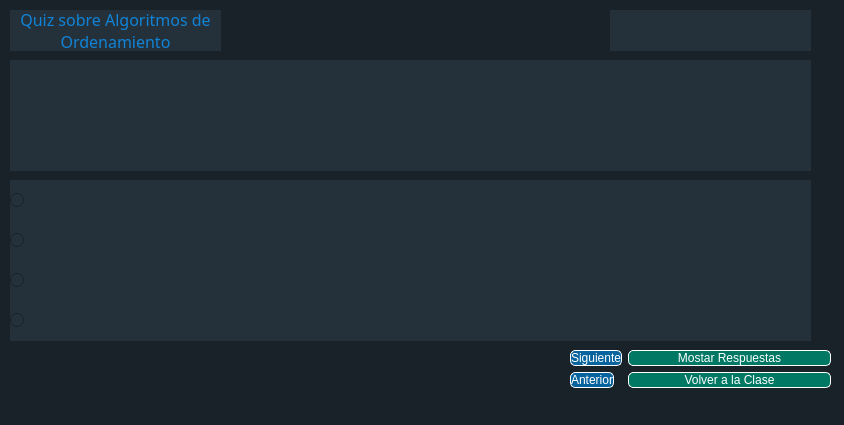
<?xml version="1.0" encoding="UTF-8"?>
<ui version="4.0">
 <class>Preguntas_Leccion_Alg</class>
 <widget class="QMainWindow" name="Preguntas_Leccion_Alg">
  <property name="geometry">
   <rect>
    <x>0</x>
    <y>0</y>
    <width>844</width>
    <height>425</height>
   </rect>
  </property>
  <property name="sizePolicy">
   <sizepolicy hsizetype="Preferred" vsizetype="Preferred">
    <horstretch>0</horstretch>
    <verstretch>0</verstretch>
   </sizepolicy>
  </property>
  <property name="minimumSize">
   <size>
    <width>844</width>
    <height>425</height>
   </size>
  </property>
  <property name="maximumSize">
   <size>
    <width>844</width>
    <height>425</height>
   </size>
  </property>
  <property name="windowTitle">
   <string>MainWindow</string>
  </property>
  <property name="styleSheet">
   <string notr="true">
background-color: rgb(25, 34, 41);</string>
  </property>
  <widget class="QWidget" name="centralwidget">
   <widget class="QLabel" name="questionLabel">
    <property name="geometry">
     <rect>
      <x>10</x>
      <y>60</y>
      <width>801</width>
      <height>111</height>
     </rect>
    </property>
    <property name="font">
     <font>
      <family>Arial Rounded MT Bold</family>
      <pointsize>12</pointsize>
      <bold>false</bold>
     </font>
    </property>
    <property name="layoutDirection">
     <enum>Qt::LeftToRight</enum>
    </property>
    <property name="styleSheet">
     <string notr="true">background-color: rgb(33, 46, 54);
background-color: rgb(36, 49, 59);
border-top-color: rgb(42, 59, 71);
border-right-color: rgb(42, 59, 71);
border-buttom-color: rgb(42, 59, 71);
border-left-color: rgb(42, 59, 71);
color: rgb(16, 131, 214);</string>
    </property>
    <property name="text">
     <string/>
    </property>
    <property name="scaledContents">
     <bool>true</bool>
    </property>
    <property name="alignment">
     <set>Qt::AlignCenter</set>
    </property>
    <property name="wordWrap">
     <bool>true</bool>
    </property>
   </widget>
   <widget class="QLabel" name="label_2">
    <property name="geometry">
     <rect>
      <x>290</x>
      <y>10</y>
      <width>61</width>
      <height>21</height>
     </rect>
    </property>
    <property name="styleSheet">
     <string notr="true"/>
    </property>
    <property name="text">
     <string/>
    </property>
   </widget>
   <widget class="QRadioButton" name="option3RadioButton">
    <property name="geometry">
     <rect>
      <x>10</x>
      <y>260</y>
      <width>801</width>
      <height>41</height>
     </rect>
    </property>
    <property name="font">
     <font>
      <family>Arial Rounded MT Bold</family>
      <pointsize>8</pointsize>
     </font>
    </property>
    <property name="styleSheet">
     <string notr="true">background-color: rgb(33, 46, 54);
background-color: rgb(36, 49, 59);
border-top-color: rgb(42, 59, 71);
border-right-color: rgb(42, 59, 71);
border-buttom-color: rgb(42, 59, 71);
border-left-color: rgb(42, 59, 71);
color: rgb(200, 205, 192);
</string>
    </property>
    <property name="text">
     <string/>
    </property>
   </widget>
   <widget class="QLabel" name="nota">
    <property name="geometry">
     <rect>
      <x>610</x>
      <y>10</y>
      <width>201</width>
      <height>41</height>
     </rect>
    </property>
    <property name="font">
     <font>
      <family>Arial Rounded MT Bold</family>
      <pointsize>12</pointsize>
     </font>
    </property>
    <property name="styleSheet">
     <string notr="true">background-color: rgb(33, 46, 54);
background-color: rgb(36, 49, 59);
border-top-color: rgb(42, 59, 71);
border-right-color: rgb(42, 59, 71);
border-buttom-color: rgb(42, 59, 71);
border-left-color: rgb(42, 59, 71);
color: rgb(16, 131, 214);</string>
    </property>
    <property name="text">
     <string/>
    </property>
    <property name="wordWrap">
     <bool>true</bool>
    </property>
   </widget>
   <widget class="QRadioButton" name="option1RadioButton">
    <property name="geometry">
     <rect>
      <x>10</x>
      <y>180</y>
      <width>801</width>
      <height>41</height>
     </rect>
    </property>
    <property name="font">
     <font>
      <family>Arial Rounded MT Bold</family>
      <pointsize>8</pointsize>
     </font>
    </property>
    <property name="styleSheet">
     <string notr="true">background-color: rgb(33, 46, 54);
background-color: rgb(36, 49, 59);
border-top-color: rgb(42, 59, 71);
border-right-color: rgb(42, 59, 71);
border-buttom-color: rgb(42, 59, 71);
border-left-color: rgb(42, 59, 71);
color: rgb(200, 205, 192);
</string>
    </property>
    <property name="text">
     <string/>
    </property>
    <property name="shortcut">
     <string notr="true"/>
    </property>
   </widget>
   <widget class="QWidget" name="formLayoutWidget">
    <property name="geometry">
     <rect>
      <x>570</x>
      <y>350</y>
      <width>261</width>
      <height>51</height>
     </rect>
    </property>
    <layout class="QFormLayout" name="formLayout_2">
     <item row="0" column="1">
      <widget class="QPushButton" name="btnMostrarRespuestas_2">
       <property name="styleSheet">
        <string notr="true">border-style: solid;
border-width: 1px;
;
background-color: rgb(0, 120, 100);
color: rgb(255, 255, 255);
border-radius: 5px;
</string>
       </property>
       <property name="text">
        <string>Mostar Respuestas</string>
       </property>
       <property name="icon">
        <iconset resource="imagenes.qrc">
         <normaloff>:/images/images/Respuestas.png</normaloff>:/images/images/Respuestas.png</iconset>
       </property>
      </widget>
     </item>
     <item row="1" column="1">
      <widget class="QPushButton" name="botonVolver_2">
       <property name="styleSheet">
        <string notr="true">border-style: solid;
border-width: 1px;
;
background-color: rgb(0, 120, 100);
color: rgb(255, 255, 255);
border-radius: 5px;
</string>
       </property>
       <property name="text">
        <string>Volver a la Clase</string>
       </property>
       <property name="icon">
        <iconset resource="imagenes.qrc">
         <normaloff>:/images/images/Menu.png</normaloff>:/images/images/Menu.png</iconset>
       </property>
      </widget>
     </item>
     <item row="1" column="0">
      <widget class="QPushButton" name="BotonAnterior_2">
       <property name="styleSheet">
        <string notr="true">border-style: solid;
border-width: 1px;
;
background-color: rgb(129, 120, 255);
background-color: rgb(255, 176, 248);
color: rgb(255, 255, 255);
background-color: rgb(7, 99, 157);
border-radius: 5px;</string>
       </property>
       <property name="text">
        <string>Anterior</string>
       </property>
       <property name="icon">
        <iconset resource="imagenes.qrc">
         <normaloff>:/images/images/Anterior.png</normaloff>:/images/images/Anterior.png</iconset>
       </property>
      </widget>
     </item>
     <item row="0" column="0">
      <widget class="QPushButton" name="BotonSiguiente_2">
       <property name="styleSheet">
        <string notr="true">border-style: solid;
border-width: 1px;
;
background-color: rgb(129, 120, 255);
background-color: rgb(255, 176, 248);
color: rgb(255, 255, 255);
background-color: rgb(7, 99, 157);
border-radius: 5px;</string>
       </property>
       <property name="text">
        <string>Siguiente</string>
       </property>
       <property name="icon">
        <iconset resource="imagenes.qrc">
         <normaloff>:/images/images/Siguiente.png</normaloff>:/images/images/Siguiente.png</iconset>
       </property>
      </widget>
     </item>
    </layout>
   </widget>
   <widget class="QRadioButton" name="option4RadioButton">
    <property name="geometry">
     <rect>
      <x>10</x>
      <y>300</y>
      <width>801</width>
      <height>41</height>
     </rect>
    </property>
    <property name="font">
     <font>
      <family>Arial Rounded MT Bold</family>
      <pointsize>8</pointsize>
     </font>
    </property>
    <property name="styleSheet">
     <string notr="true">background-color: rgb(33, 46, 54);
background-color: rgb(36, 49, 59);
border-top-color: rgb(42, 59, 71);
border-right-color: rgb(42, 59, 71);
border-buttom-color: rgb(42, 59, 71);
border-left-color: rgb(42, 59, 71);
color: rgb(200, 205, 192);
</string>
    </property>
    <property name="text">
     <string/>
    </property>
   </widget>
   <widget class="QLabel" name="iD">
    <property name="geometry">
     <rect>
      <x>400</x>
      <y>10</y>
      <width>131</width>
      <height>21</height>
     </rect>
    </property>
    <property name="styleSheet">
     <string notr="true"/>
    </property>
    <property name="text">
     <string/>
    </property>
   </widget>
   <widget class="QLabel" name="label">
    <property name="geometry">
     <rect>
      <x>10</x>
      <y>10</y>
      <width>211</width>
      <height>41</height>
     </rect>
    </property>
    <property name="font">
     <font>
      <family>Arial Rounded MT Bold</family>
      <pointsize>12</pointsize>
     </font>
    </property>
    <property name="styleSheet">
     <string notr="true">background-color: rgb(33, 46, 54);
background-color: rgb(36, 49, 59);
border-top-color: rgb(42, 59, 71);
border-right-color: rgb(42, 59, 71);
border-buttom-color: rgb(42, 59, 71);
border-left-color: rgb(42, 59, 71);
color: rgb(16, 131, 214);</string>
    </property>
    <property name="text">
     <string>Quiz sobre Algoritmos de Ordenamiento</string>
    </property>
    <property name="alignment">
     <set>Qt::AlignCenter</set>
    </property>
    <property name="wordWrap">
     <bool>true</bool>
    </property>
   </widget>
   <widget class="QRadioButton" name="option2RadioButton">
    <property name="geometry">
     <rect>
      <x>10</x>
      <y>220</y>
      <width>801</width>
      <height>41</height>
     </rect>
    </property>
    <property name="font">
     <font>
      <family>Arial Rounded MT Bold</family>
      <pointsize>8</pointsize>
     </font>
    </property>
    <property name="styleSheet">
     <string notr="true">background-color: rgb(33, 46, 54);
background-color: rgb(36, 49, 59);
border-top-color: rgb(42, 59, 71);
border-right-color: rgb(42, 59, 71);
border-buttom-color: rgb(42, 59, 71);
border-left-color: rgb(42, 59, 71);
color: rgb(200, 205, 192);
</string>
    </property>
    <property name="text">
     <string/>
    </property>
   </widget>
  </widget>
  <widget class="QStatusBar" name="statusbar"/>
 </widget>
 <resources>
  <include location="imagenes.qrc"/>
 </resources>
 <connections/>
</ui>
